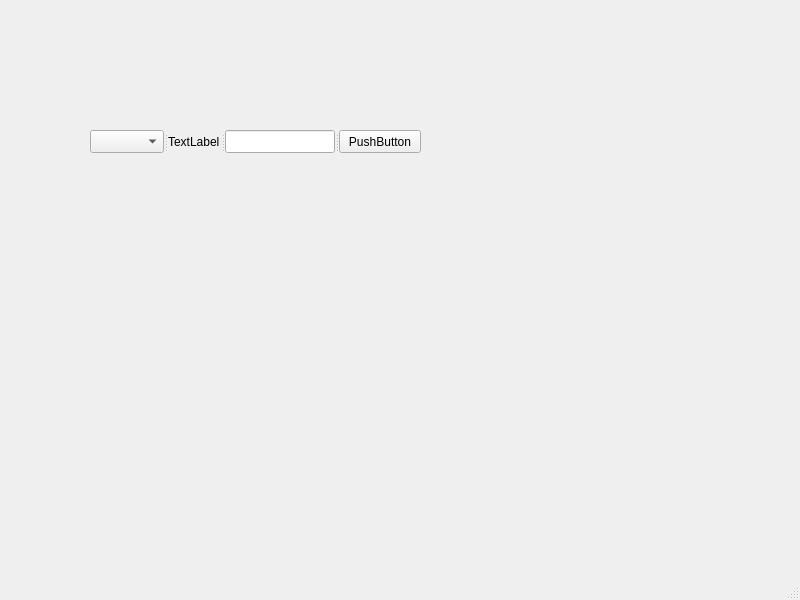
<?xml version="1.0" encoding="UTF-8"?>
<ui version="4.0">
 <class>MainWindow</class>
 <widget class="QMainWindow" name="MainWindow">
  <property name="geometry">
   <rect>
    <x>0</x>
    <y>0</y>
    <width>800</width>
    <height>600</height>
   </rect>
  </property>
  <property name="windowTitle">
   <string>MainWindow</string>
  </property>
  <widget class="QWidget" name="centralwidget">
   <widget class="QSplitter" name="splitter">
    <property name="geometry">
     <rect>
      <x>90</x>
      <y>130</y>
      <width>331</width>
      <height>23</height>
     </rect>
    </property>
    <property name="orientation">
     <enum>Qt::Horizontal</enum>
    </property>
    <widget class="QComboBox" name="comboBox"/>
    <widget class="QLabel" name="label">
     <property name="text">
      <string>TextLabel</string>
     </property>
    </widget>
    <widget class="QLineEdit" name="lineEdit"/>
    <widget class="QPushButton" name="pushButton">
     <property name="text">
      <string>PushButton</string>
     </property>
    </widget>
   </widget>
  </widget>
  <widget class="QMenuBar" name="menubar">
   <property name="geometry">
    <rect>
     <x>0</x>
     <y>0</y>
     <width>800</width>
     <height>23</height>
    </rect>
   </property>
  </widget>
  <widget class="QStatusBar" name="statusbar"/>
 </widget>
 <resources/>
 <connections/>
</ui>
